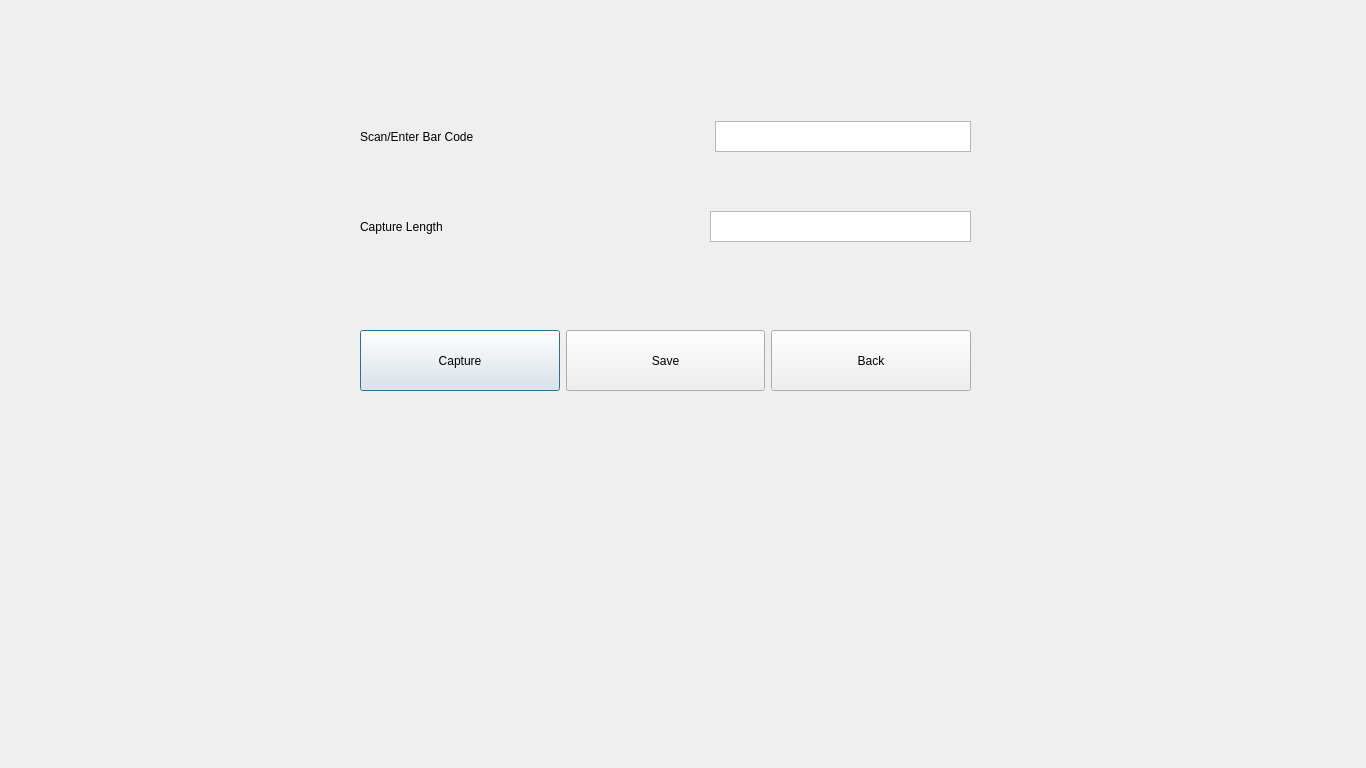
<?xml version="1.0" encoding="UTF-8"?>
<ui version="4.0">
 <class>SampleCaptureScreen</class>
 <widget class="QDialog" name="SampleCaptureScreen">
  <property name="geometry">
   <rect>
    <x>0</x>
    <y>0</y>
    <width>1366</width>
    <height>768</height>
   </rect>
  </property>
  <property name="windowTitle">
   <string>Sample Capture</string>
  </property>
  <widget class="QWidget" name="horizontalLayoutWidget">
   <property name="geometry">
    <rect>
     <x>360</x>
     <y>330</y>
     <width>611</width>
     <height>61</height>
    </rect>
   </property>
   <layout class="QHBoxLayout" name="horizontalLayout">
    <item>
     <widget class="QPushButton" name="scscaptureBtn">
      <property name="sizePolicy">
       <sizepolicy hsizetype="Minimum" vsizetype="Minimum">
        <horstretch>0</horstretch>
        <verstretch>0</verstretch>
       </sizepolicy>
      </property>
      <property name="text">
       <string>Capture</string>
      </property>
     </widget>
    </item>
    <item>
     <widget class="QPushButton" name="scssaveBtn">
      <property name="sizePolicy">
       <sizepolicy hsizetype="Minimum" vsizetype="Minimum">
        <horstretch>0</horstretch>
        <verstretch>0</verstretch>
       </sizepolicy>
      </property>
      <property name="text">
       <string>Save</string>
      </property>
     </widget>
    </item>
    <item>
     <widget class="QPushButton" name="scsbackBtn">
      <property name="sizePolicy">
       <sizepolicy hsizetype="Minimum" vsizetype="Minimum">
        <horstretch>0</horstretch>
        <verstretch>0</verstretch>
       </sizepolicy>
      </property>
      <property name="maximumSize">
       <size>
        <width>16777215</width>
        <height>16777215</height>
       </size>
      </property>
      <property name="text">
       <string>Back</string>
      </property>
     </widget>
    </item>
   </layout>
  </widget>
  <widget class="QWidget" name="horizontalLayoutWidget_2">
   <property name="geometry">
    <rect>
     <x>360</x>
     <y>121</y>
     <width>611</width>
     <height>31</height>
    </rect>
   </property>
   <layout class="QHBoxLayout" name="horizontalLayout_2">
    <item>
     <widget class="QLabel" name="label_2">
      <property name="text">
       <string>Scan/Enter Bar Code</string>
      </property>
     </widget>
    </item>
    <item>
     <spacer name="horizontalSpacer">
      <property name="orientation">
       <enum>Qt::Horizontal</enum>
      </property>
      <property name="sizeHint" stdset="0">
       <size>
        <width>40</width>
        <height>20</height>
       </size>
      </property>
     </spacer>
    </item>
    <item>
     <widget class="QPlainTextEdit" name="scscanPLainText">
      <property name="inputMethodHints">
       <set>Qt::ImhNone</set>
      </property>
     </widget>
    </item>
   </layout>
  </widget>
  <widget class="QWidget" name="horizontalLayoutWidget_3">
   <property name="geometry">
    <rect>
     <x>360</x>
     <y>211</y>
     <width>611</width>
     <height>31</height>
    </rect>
   </property>
   <layout class="QHBoxLayout" name="horizontalLayout_3">
    <item>
     <widget class="QLabel" name="label">
      <property name="text">
       <string>Capture Length</string>
      </property>
     </widget>
    </item>
    <item>
     <spacer name="horizontalSpacer_2">
      <property name="orientation">
       <enum>Qt::Horizontal</enum>
      </property>
      <property name="sizeHint" stdset="0">
       <size>
        <width>40</width>
        <height>20</height>
       </size>
      </property>
     </spacer>
    </item>
    <item>
     <widget class="QPlainTextEdit" name="scscaptureLengthPlainText">
      <property name="inputMethodHints">
       <set>Qt::ImhNone</set>
      </property>
     </widget>
    </item>
   </layout>
  </widget>
 </widget>
 <resources/>
 <connections/>
</ui>
